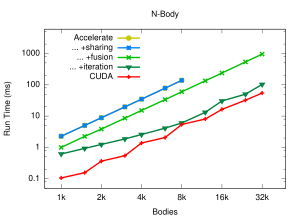

Write gnuplot code to recreate this figure.
# vim: filetype=gnuplot

set title "N-Body"

set terminal pdf size 3,2.2
set output "nbody.pdf"

set key on
set key left

set xlabel "Bodies"
set logscale x
set xrange [768:49152]

set xtics ("1k" 1024, "2k" 2048, "4k" 4096, "8k" 8192, "16k" 16384, "32k" 32768)

set ylabel "Run Time (ms)"
set logscale y
set yrange [0.05:6000]

plot    'nbody-nofusion.dat' using ($1):($2)                            \
                title "Accelerate"                                      \
                ls 7  lw 4 with linespoints,                            \
        'nbody-nofusion.dat' using ($1):($3)                            \
                title "... +sharing"                                    \
                ls 3  lw 4 with linespoints,                            \
        'nbody.dat' using ($1):($2)                                     \
                title "... +fusion"                                     \
                ls 2  lw 4 with linespoints,                            \
        'nbody.dat' using ($1):($3)                                     \
                title "... +iteration"                                  \
                ls 10  lw 4 with linespoints,                           \
        'nbody.dat' using ($1):($4)                                     \
                title "CUDA"                                            \
                ls 1  lw 4 with linespoints
